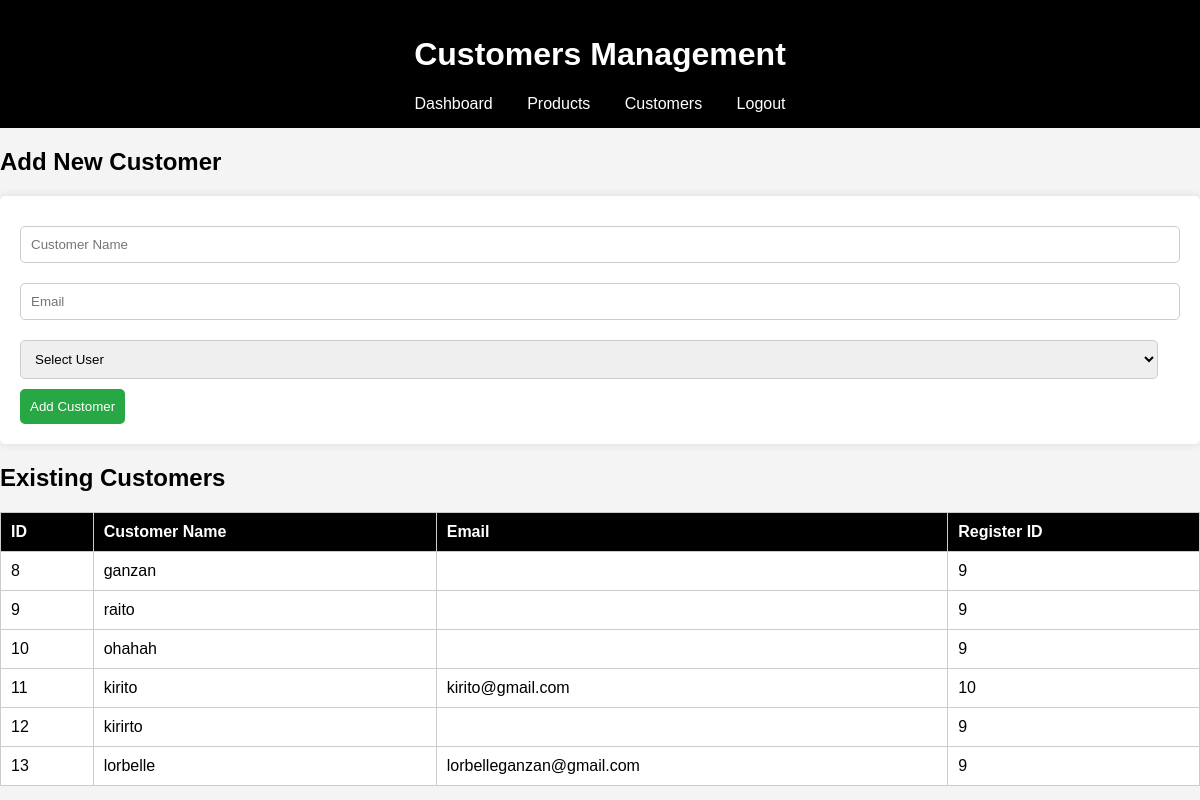
The page /customer.php (signed in) on the database its author committed.
### tables this page shows
CREATE TABLE `customers` (
  `customer_id` int(11) NOT NULL,
  `customer_name` varchar(100) NOT NULL,
  `email` varchar(100) NOT NULL,
  `created_at` timestamp NOT NULL DEFAULT current_timestamp(),
  `register_id` int(10) NOT NULL
);

### customer.php (the view, shortened to what this page needs)
<?php
include('db_connection.php');
$query = "SELECT * FROM customers";
$result = mysqli_query($conn, $query);
?>
<!DOCTYPE html>
<html>
<head>
</head>
<body>
    <header>
        <h1>Customers Management</h1>
        <nav>
            <a href="dashboard.php">Dashboard</a>
            <a href="products.php">Products</a>
            <a href="customers.php">Customers</a>
            <a class="logout" href="logout.php">Logout</a>
        </nav>
    </header>
    <main>
        <h2>Add New Customer</h2>
        <form method="POST" action="">
            <input type="text" name="customer_name" placeholder="Customer Name" >
            <input type="email" name="email" placeholder="Email" >
            <select name="register_id" required>
                <option value="">Select User</option>
            </select>
            <button type="submit">Add Customer</button>
        </form>
        <h2>Existing Customers</h2>
        <table>
            <tr>
                <th>ID</th>
                <th>Customer Name</th>
                <th>Email</th>
                <th>Register ID</th>
            </tr>
            <?php while ($row = mysqli_fetch_assoc($result)): ?>
            <tr>
                <td><?php echo htmlspecialchars($row['customer_id']); ?></td>
                <td><?php echo htmlspecialchars($row['customer_name']); ?></td>
                <td><?php echo htmlspecialchars($row['email']); ?></td>
                <td><?php echo htmlspecialchars($row['register_id']); ?></td>
            </tr>
            <?php endwhile; ?>
        </table>
    </main>
</body>
</html>

### customer.php (style rules this page uses)
body { font-family: Arial, sans-serif; background-color: #f4f4f4; margin: 0; padding: 0; }
header { background: black; color: white; padding: 15px; text-align: center; }
nav a { color: white; text-decoration: none; margin: 0 15px; }
table { width: 100%; border-collapse: collapse; margin-top: 20px; background: white; }
th, td { padding: 10px; border: 1px solid #ccc; text-align: left; }
th { background-color: black; color: white; }
form { background: white; padding: 20px; border-radius: 5px; box-shadow: 0 0 10px rgba(0, 0, 0, 0.1); }
input, select { width: calc(100% - 22px); padding: 10px; margin: 10px 0; border: 1px solid #ccc; border-radius: 5px; }
button { background: #28a745; color: white; border: none; padding: 10px; cursor: pointer; border-radius: 5px; }

### rows shown on the page
customers: customer_id "8", customer_name "ganzan", register "9"
customers: customer_id "9", customer_name "raito", register "9"
customers: customer_id "10", customer_name "ohahah", register "9"
customers: customer_id "11", customer_name "kirito", email "kirito@gmail.com", register "10"
customers: customer_id "12", customer_name "kirirto", register "9"
customers: customer_id "13", customer_name "lorbelle", email "lorbelleganzan@gmail.com", register "9"
